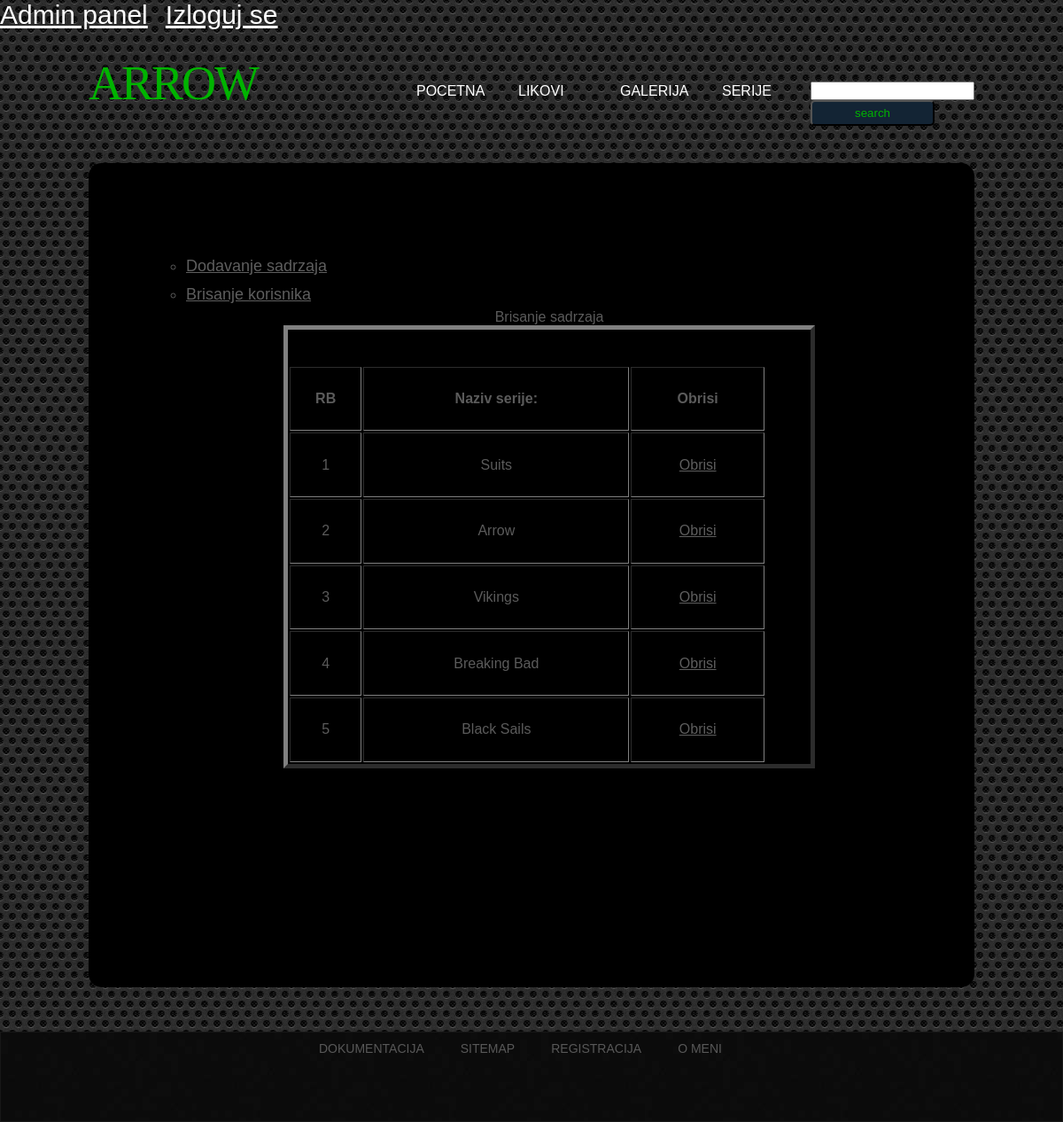
The app's page /admin_brisanje.php (signed in) with its own data.
### tables this page shows
CREATE TABLE IF NOT EXISTS `serije` (
  `id_serije` int(11) NOT NULL AUTO_INCREMENT,
  `naziv` varchar(30) NOT NULL,
  `opis` text NOT NULL,
  `slika` varchar(50) NOT NULL,
  PRIMARY KEY (`id_serije`)
);

### admin_brisanje.php (the view, shortened to what this page needs)
<?php
   if(!$_SESSION['user_id']){
	   header("location: index.php");
   }
	 else{
	      echo " <a href='admin.php' class='apanel'>Admin panel</a>&nbsp;&nbsp;&nbsp;&nbsp;";
		   echo "<a href='logout.php' class='apanel' >Izloguj se</a>";
   }
?>
<!DOCTYPE html PUBLIC "-//W3C//DTD XHTML 1.0 Strict//EN" "http://www.w3.org/TR/xhtml1/DTD/xhtml1-strict.dtd">
<html xmlns="http://www.w3.org/1999/xhtml">
<head>
<link href="style.css" rel="stylesheet" type="text/css" media="screen" />
</head>
<body>
<div id="wrapper">
	<div id="header-wrapperr">
		<div id="header" class="container">
			<div id="logo">
				<h1><a href="#">ARROW</a></h1>
			</div>
			<div id="menu">
			<ul>
					<li class="current_page_item"><a href="index.php">POCETNA</a></li>
					<li><a href="#">LIKOVI</a>
								</li>
					<li><a href="galerija.php">GALERIJA</a></li>
					<li><a href="serije.php">SERIJE</a></li>
	 <div id="pretraga">
						<form name="formular">
					<input type="text" name='user' id="tbPretraga" onkeyup="dohvatiSerije(this.value)" />
						<input class="dugme" type="button"  value="search" onClick="pronadjiPodatke();">
							</form>
				    </div>
				</ul>
		</div>
	</div>
	<div id="page">
		<div class="post1">
		<ul id="meni">
		<ul>
									<li class="manja"><a href="admin_unos.php">Dodavanje sadrzaja</a></li>
									<li class="manja"><a href="admin.php">Brisanje korisnika</a></li>
		</ul>
		 <?php
		   $upit='SELECT * FROM serije  ';
$rez=mysql_query($upit);
		   if(mysql_num_rows($rez)==0){
			   echo 'nema podataka u bazi';
		   }
		   else {
		   echo "
		   <table width='600' height='500' border='5' align='center'>
		   <caption>Brisanje sadrzaja</caption>
		   <tr align='center'>
		   <th align='center'>RB</th>
		   <th>Naziv serije:</th>
		   <th>Obrisi</th>
		   </tr>";
		   $i=1;
		   while($r=mysql_fetch_array($rez))
		   {
			   $u_id=$r['id_serije'];
		echo "	   <tr align='center'>
		   <td>$i</td>
		   <td>".$r['naziv']."</td>
		   <td><a href='brisanje2.php?u_id=$u_id'>Obrisi</a></td>
		   </tr>";
			$i++;
		   }
		  echo '</table>';
		   }
		   ?>
		</div>
	</div>
</div>
</div>
<div id="footer">
	<div id="menu2">
				<ul>
					<li><a href="dokumentacija.pdf" target="_blank">Dokumentacija</a></li>
					<li><a href="sajtmap.xml">Sitemap</a></li>
					<li><a href="registracija.php">Registracija</a></li>
							<li><a href="autors.php">O MENI</a></li>
				</ul>
</div>
</div>
</body>
</html>

### style.css (style rules this page uses)
a.apanel { font-size:30px; color:#FFFFFF; }
body { cursor:url(images/cursor.png),url(images/cursor.png),auto; margin: 0; padding: 0; background:url(images/img05.png) repeat; font-family: 'Abel', sans-serif; font-size: 18px; color: #5B5B5B; }
h1 { margin: 0; padding: 0; text-transform: uppercase; font-weight: normal; font-family:Comic Sans MS; font-weight: 200; color:#b80202; }
#logo h1 a { color:#00b300; }
h1 { font-size: 2em; color:#00b300; }
p, ul, ol { margin-top: 0; line-height: 180%; }
a { color: #5E5E5E; }
.dugme { display: block; width: 140px; padding: 5px 6px; margin-right: 20px; background: #132434 url(images/img05.jpg) repeat; border-radius: 5px; color: #00b300; text-align: center; text-decoration: none; }
#wrapper { overflow:hidden; padding: 0px 0px 30px 0px; }
.container { width: 1000px; margin: 0px auto; }
#header-wrapperr { height:1100px; }
#header { overflow: hidden; width: 1000px; height: 150px; margin: 0 auto; padding: 0px 0px; }
#logo { float: left; width: 300px; margin: 0; padding: 0; color: #FFFFFF; }
#logo h1 { line-height: 120px; letter-spacing: -2px; font-size: 3em; }
#logo h1 { color:#00b300; text-transform: uppercase; font-family:Comic Sans MS; }
#logo a { border: none; background: none; text-decoration: none; color: #12212F; }
#pretraga { padding-top:8px;float:right; }
#menu { float: right; width: 650px; height: 90px; margin: 0 auto; padding: 0; }
#menu ul { margin: 0; padding: 50px 0px 0px 0px; list-style: none; line-height: normal; }
#menu li { float: left; padding: 0px 0px 0px 0px; }
#menu a { display: block ; width:65px; padding: 10px 30px 10px 20px; text-decoration: none; text-align:left; font-family: sans-serif; font-size: 16px; font-weight: 300; color: #ffffff; border: none; }
#menu .current_page_item a { color:#FFFFFF; border-radius: 5px; }
#page { width: 1000px; margin: 0 auto; padding: 0px 0px 30px 0px; }
.post1,#forma { padding-top:50px; }
.post1 table { padding:40px 50px 0px 0px; }
.post1 { height:800px; background: #000000; border-radius: 15px; padding: 30px; }
.post1,#forma.donja { padding-top:100px; }
#footer { height: 100px; margin: 0 auto; background:url(images/img055.jpg) repeat; font-family: 'Abel', sans-serif; border: 1px solid #171717; }
#footer a { color: #2A2A2A; }
#menu2 { width: 600px; height: 90px; margin: 0 auto; padding: 0; }
#menu2 ul { margin: 0 auto; list-style: none; line-height: normal; }
#menu2 li { float: left; padding: 0px 0px 0px 0px; }
#menu2 a { display: block; margin-right: 1px; padding: 10px 20px 10px 20px; text-decoration: none; text-align: center; text-transform: uppercase; font-family:sans-serif; font-size: 14px; font-weight: 300; color: #585858; border: none; }

### records on screen
serije: naziv "Suits"
serije: naziv "Arrow"
serije: naziv "Vikings"
serije: naziv "Breaking Bad"
serije: naziv "Black Sails"
